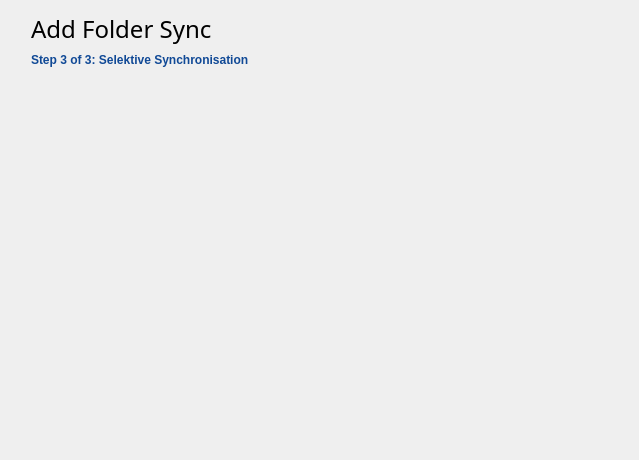
<?xml version="1.0" encoding="UTF-8"?>
<ui version="4.0">
    <class>FolderWizardSelectiveSync</class>
    <widget class="QWidget" name="FolderWizardSelectiveSync">
        <property name="geometry">
            <rect>
                <x>0</x>
                <y>0</y>
                <width>639</width>
                <height>460</height>
            </rect>
        </property>
        <property name="windowTitle">
            <string notr="true">Form</string>
        </property>
        <layout class="QGridLayout" name="gridLayout_2">
            <item row="1" column="0">
                <layout class="QVBoxLayout" name="verticalLayout">
                    <property name="leftMargin">
                        <number>20</number>
                    </property>
                    <property name="topMargin">
                        <number>0</number>
                    </property>
                    <property name="rightMargin">
                        <number>20</number>
                    </property>
                    <property name="bottomMargin">
                        <number>0</number>
                    </property>
                    <item>
                        <widget class="QLabel" name="title">
                            <property name="styleSheet">
                                <string notr="true">font: 18pt bold;</string>
                            </property>
                            <property name="text">
                                <string>Add Folder Sync</string>
                            </property>
                            <property name="textFormat">
                                <enum>Qt::PlainText</enum>
                            </property>
                            <property name="scaledContents">
                                <bool>false</bool>
                            </property>
                        </widget>
                    </item>
                    <item alignment="Qt::AlignTop">
                        <widget class="QLabel" name="subTitle">
                            <property name="styleSheet">
                                <string notr="true">color: rgb(16, 73, 150); font: bold;</string>
                            </property>
                            <property name="text">
                                <string>Step 3 of 3: Selektive Synchronisation</string>
                            </property>
                            <property name="textFormat">
                                <enum>Qt::PlainText</enum>
                            </property>
                            <property name="scaledContents">
                                <bool>false</bool>
                            </property>
                        </widget>
                    </item>
                </layout>
            </item>
            <item row="4" column="0">
                <spacer name="verticalSpacer">
                    <property name="orientation">
                        <enum>Qt::Vertical</enum>
                    </property>
                    <property name="sizeType">
                        <enum>QSizePolicy::Preferred</enum>
                    </property>
                    <property name="sizeHint" stdset="0">
                        <size>
                            <width>349</width>
                            <height>360</height>
                        </size>
                    </property>
                </spacer>
            </item>
        </layout>
    </widget>
    <resources />
    <connections />
</ui>
